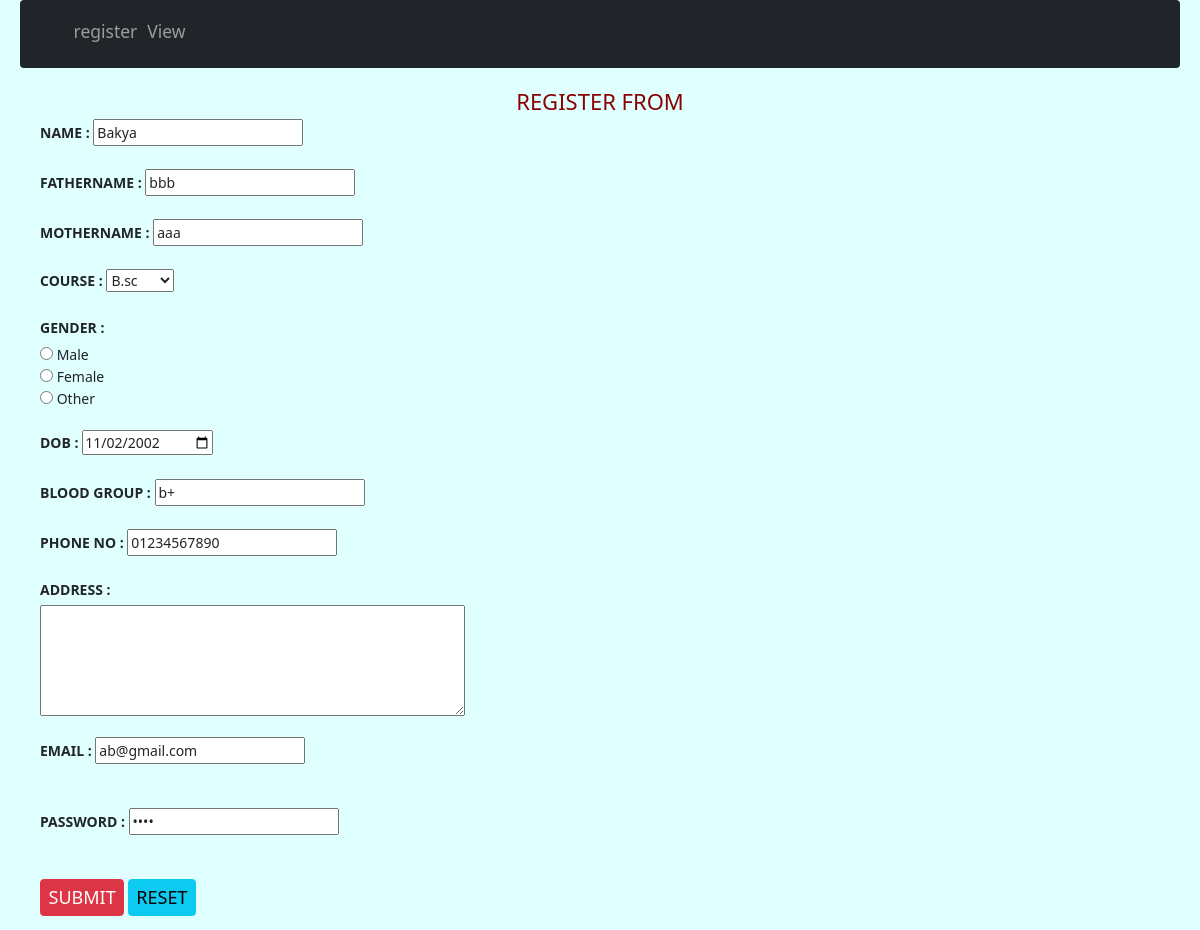
The page /update/13 on the database its author committed.
### myApp/models.py (models this page shows)
class Employee(models.Model):
    name=models.CharField(max_length=100)
    fathername=models.CharField(max_length=100)
    mothername=models.CharField(max_length=100)
    course=models.CharField(max_length=100)
    gender=models.CharField(max_length=100)
    dateonbirth=models.CharField(max_length=100)
    bloodgroup=models.CharField(max_length=100)
    phoneno=models.CharField(max_length=100)
    address=models.CharField(max_length=100)
    email=models.CharField(max_length=100)
    password=models.CharField(max_length=100)

### myApp/views.py (the view)
# urls.py: path('update/<int:id>',views.update),
def update(request,id):
    s=Employee.objects.get(pk=id)
    return render(request,"update.html",{'std':s})

### myApp/templates/update.html (shortened to what this page needs)
<html>
    <head>
        <link rel="stylesheet" href="https://maxcdn.bootstrapcdn.com/bootstrap/3.4.1/css/bootstrap.min.css">
    </head>
    {% include 'navbar.html' %}
    <body style="background-color: lightcyan; font-size: 14px; margin-left: 20px; margin-right: 20px;">
        <center><h1 style="color: darkred; font-size: 22px;">REGISTER FROM</h1></center>
        <form action="/upemp/{{std.id}}" method="POST" style="margin-left: 20px; margin-right: 20px;">
            <label> NAME : </label>
<input type="text" name="name" value="{{std.name}}"> <br> <br>
<label> FATHERNAME : </label>
<input type="text" name="fathername" value="{{std.fathername}}"> <br> <br>
<label> MOTHERNAME : </label>
<input type="text" name="mothername" value="{{std.mothername}}"> <br> <br>
<label name="course">
COURSE :
</label>
<select name="course" value="{{std.course}}">
    <option value="B.sc"  name="course">B.sc</option>
</select>
<br>
<br>
<label name="gender" value="{{std.gender}}">
GENDER :
</label><br>
<input type="radio" name="gender" value="Male"> Male <br>
<input type="radio" name="gender" value="Female"> Female <br>
<input type="radio" name="gender" value="Other"> Other
<br>
<br>
<label>DOB : </label>
<input type="date" name="dateonbirth" value="{{std.dateonbirth}}"><br><br>
<label>BLOOD GROUP : </label>
<input type="text" name="bloodgroup" value="{{std.bloodgroup}}"><br><br>
<label>
PHONE NO :
</label>
<input type="tel" name="phoneno" value="{{std.phoneno}}"> <br> <br>
<label >ADDRESS : </label>
<br>
<textarea cols="50" rows="5" name="address" value="{{std.address}}">
</textarea>
<br> <br>
<label >EMAIL : </label>
<input type="email" name="email" value="{{std.email}}"> <br>
<br> <br>
<label>PASSWORD : </label>
<input type="password" name="password" value="{{std.password}}"> <br>
<br> <br>
<button type="submit" value="{{std.submit}}" class="btn btn-danger" style="font-size: 18px;">SUBMIT</button>
<button type="button" value="{{std.reset}}" class="btn btn-info" style="font-size: 18px;">RESET</button>
    </form>
</body>
</html>

### rows shown on the page
Employee: name "Bakya", fathername "bbb", mothername "aaa", course "B.sc", dateonbirth "11/02/2002", bloodgroup "b+", phoneno "01234567890", email "ab@gmail.com"
